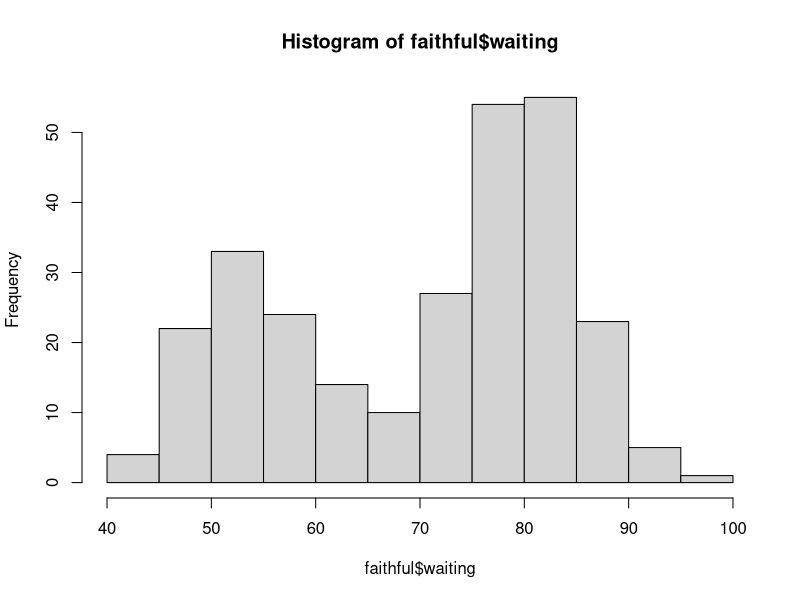
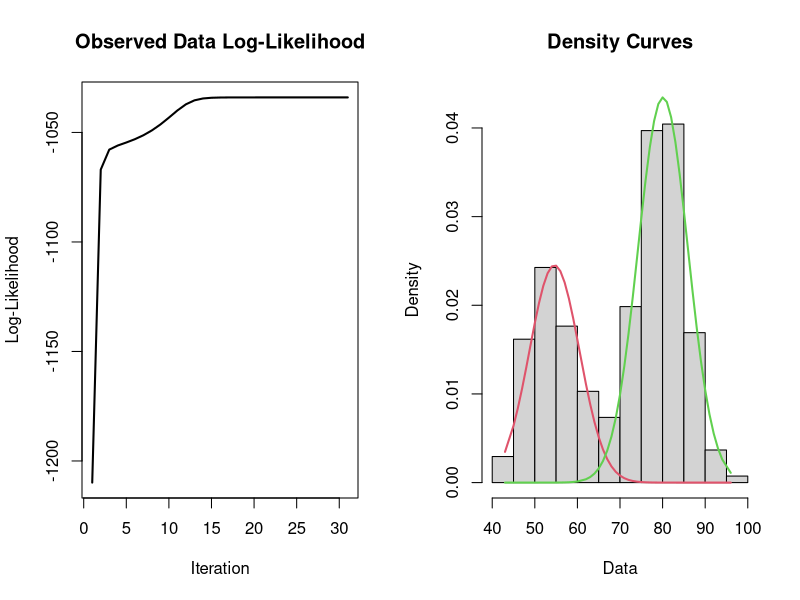
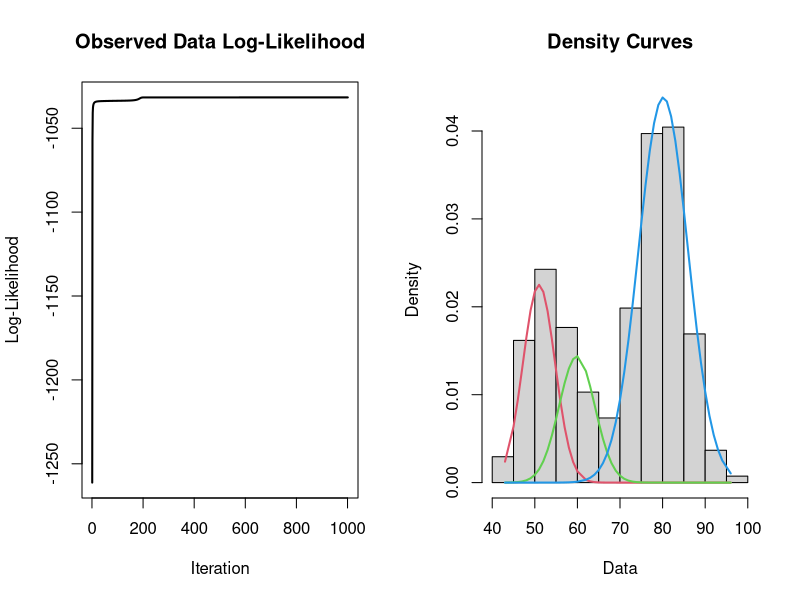
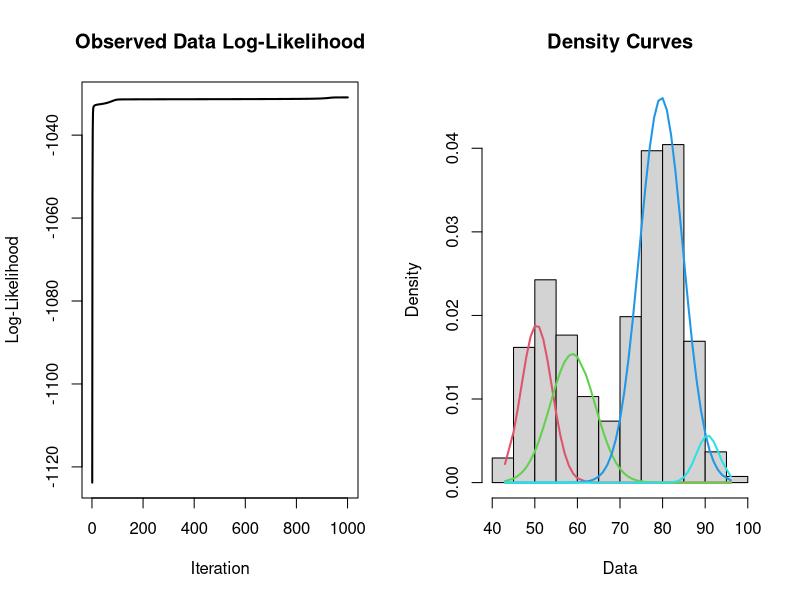
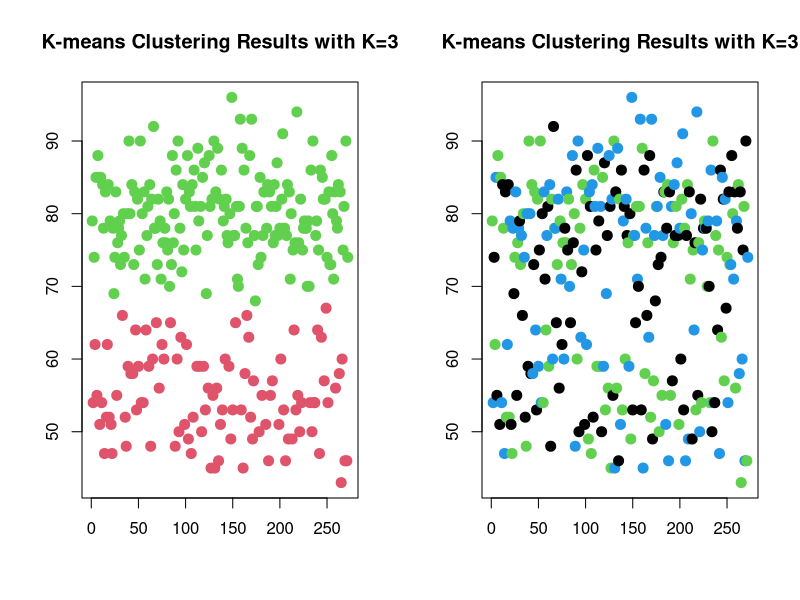
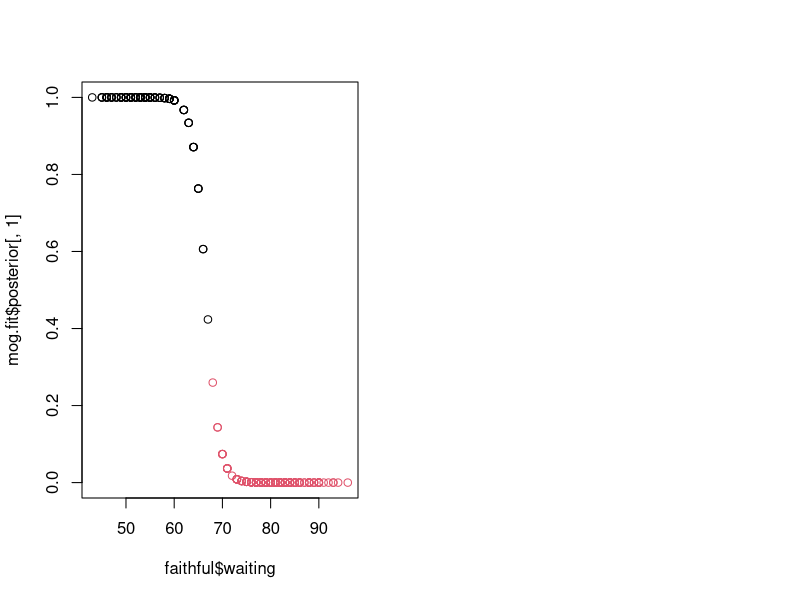

The R script that drew these images, in order:
library(mixtools)

par(mfrow=c(1,1))
hist(faithful$waiting)

par(mfrow=c(1,2))
mog.fit = normalmixEM(faithful$waiting, verb=T)
plot(mog.fit, which=1)
plot(mog.fit, which=2)

mog.fit3 = normalmixEM(faithful$waiting, verb=T, k=3)
plot(mog.fit3, which=1)
plot(mog.fit3, which=2)

mog.fit4 = normalmixEM(faithful$waiting, verb=T, k=4)
plot(mog.fit4, which=1)
plot(mog.fit4, which=2)


km.out = kmeans(faithful$waiting, 2, nstart=20)
plot(faithful$waiting, col=(km.out$cluster+1), main='K-means Clustering Results with K=3', 
     xlab='', ylab='', pch=20, cex=2)


plot(faithful$waiting, col=(mog.fit3$mu+1), main='K-means Clustering Results with K=3', 
     xlab='', ylab='', pch=20, cex=2)

plot(faithful$waiting, mog.fit$posterior[,1], col=km.out$cluster)
